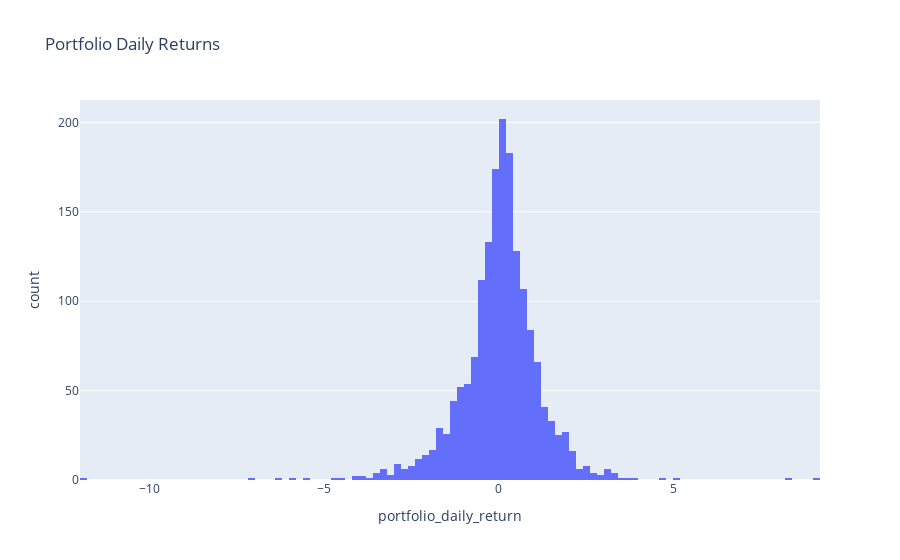

Notebook source saved alongside this figure:
### Code cell
# plot histogram of daily returns
fig = px.histogram(df_allocation, x="portfolio_daily_return", title='Portfolio Daily Returns')
fig.show()

### Figure 1 — Plotly figure (JSON) as saved in the notebook; plotly's stock layout.template omitted (floating-point values rounded to 4 significant figures; data arrays with more than 128 entries replaced by an {"elided": "..."} marker saying what was removed)
{"data": [{"alignmentgroup": "True", "bingroup": "x", "hovertemplate": "portfolio_daily_return=%{x}<br>count=%{y}<extra></extra>", "legendgroup": "", "marker": {"color": "#636efa", "pattern": {"shape": ""}}, "name": "", "offsetgroup": "", "orientation": "v", "showlegend": false, "type": "histogram", "x": {"elided": "1734 float values"}, "xaxis": "x", "yaxis": "y"}], "layout": {"barmode": "relative", "legend": {"tracegroupgap": 0}, "title": {"text": "Portfolio Daily Returns"}, "xaxis": {"anchor": "y", "domain": [0, 1], "title": {"text": "portfolio_daily_return"}}, "yaxis": {"anchor": "x", "domain": [0, 1], "title": {"text": "count"}}}}
